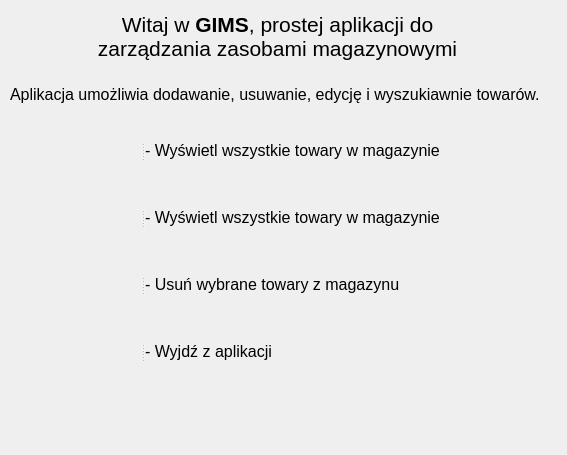
<?xml version="1.0" encoding="UTF-8"?>
<ui version="4.0">
 <class>About</class>
 <widget class="QWidget" name="About">
  <property name="geometry">
   <rect>
    <x>0</x>
    <y>0</y>
    <width>567</width>
    <height>455</height>
   </rect>
  </property>
  <property name="windowTitle">
   <string>Form</string>
  </property>
  <property name="styleSheet">
   <string notr="true"/>
  </property>
  <widget class="QWidget" name="layoutWidget">
   <property name="geometry">
    <rect>
     <x>10</x>
     <y>10</y>
     <width>535</width>
     <height>111</height>
    </rect>
   </property>
   <layout class="QVBoxLayout" name="verticalLayout">
    <item>
     <widget class="QLabel" name="welcome">
      <property name="text">
       <string>&lt;html&gt;&lt;head/&gt;&lt;body&gt;&lt;p align=&quot;center&quot;&gt;&lt;span style=&quot; font-size:16pt;&quot;&gt;Witaj w &lt;/span&gt;&lt;span style=&quot; font-size:16pt; font-weight:600;&quot;&gt;GIMS&lt;/span&gt;&lt;span style=&quot; font-size:16pt;&quot;&gt;, prostej aplikacji do&lt;br/&gt;zarządzania zasobami magazynowymi&lt;/span&gt;&lt;/p&gt;&lt;/body&gt;&lt;/html&gt;</string>
      </property>
     </widget>
    </item>
    <item>
     <widget class="QLabel" name="labelBasicInfo">
      <property name="text">
       <string>&lt;html&gt;&lt;head/&gt;&lt;body&gt;&lt;p align=&quot;justify&quot;&gt;&lt;span style=&quot; font-size:12pt;&quot;&gt;Aplikacja umożliwia dodawanie, usuwanie, edycję i  wyszukiawnie towarów.&lt;/span&gt;&lt;/p&gt;&lt;/body&gt;&lt;/html&gt;</string>
      </property>
     </widget>
    </item>
   </layout>
  </widget>
  <widget class="QWidget" name="layoutWidget">
   <property name="geometry">
    <rect>
     <x>110</x>
     <y>120</y>
     <width>332</width>
     <height>264</height>
    </rect>
   </property>
   <layout class="QVBoxLayout" name="verticalLayout_2">
    <item>
     <widget class="QSplitter" name="splitter">
      <property name="orientation">
       <enum>Qt::Horizontal</enum>
      </property>
      <widget class="QLabel" name="labelHomePic">
       <property name="minimumSize">
        <size>
         <width>31</width>
         <height>61</height>
        </size>
       </property>
       <property name="maximumSize">
        <size>
         <width>31</width>
         <height>61</height>
        </size>
       </property>
       <property name="styleSheet">
        <string notr="true">image: url(:/images/home.png) ;
</string>
       </property>
       <property name="text">
        <string>&lt;html&gt;&lt;head/&gt;&lt;body&gt;&lt;p&gt;&lt;br/&gt;&lt;/p&gt;&lt;/body&gt;&lt;/html&gt;</string>
       </property>
      </widget>
      <widget class="QLabel" name="labelHomeInfo">
       <property name="text">
        <string>&lt;html&gt;&lt;head/&gt;&lt;body&gt;&lt;p&gt;&lt;span style=&quot; font-size:12pt;&quot;&gt; - Wyświetl wszystkie towary w magazynie&lt;/span&gt;&lt;/p&gt;&lt;/body&gt;&lt;/html&gt;</string>
       </property>
      </widget>
     </widget>
    </item>
    <item>
     <widget class="QSplitter" name="splitter_2">
      <property name="orientation">
       <enum>Qt::Horizontal</enum>
      </property>
      <widget class="QLabel" name="labelAddPic">
       <property name="minimumSize">
        <size>
         <width>31</width>
         <height>61</height>
        </size>
       </property>
       <property name="maximumSize">
        <size>
         <width>31</width>
         <height>61</height>
        </size>
       </property>
       <property name="styleSheet">
        <string notr="true">image: url(:/images/add.png)</string>
       </property>
       <property name="text">
        <string/>
       </property>
      </widget>
      <widget class="QLabel" name="labelAddInfo">
       <property name="text">
        <string>&lt;html&gt;&lt;head/&gt;&lt;body&gt;&lt;p&gt;&lt;span style=&quot; font-size:12pt;&quot;&gt; - Wyświetl wszystkie towary w magazynie&lt;/span&gt;&lt;/p&gt;&lt;/body&gt;&lt;/html&gt;</string>
       </property>
      </widget>
     </widget>
    </item>
    <item>
     <widget class="QSplitter" name="splitter_3">
      <property name="orientation">
       <enum>Qt::Horizontal</enum>
      </property>
      <widget class="QLabel" name="labelDelPic">
       <property name="minimumSize">
        <size>
         <width>31</width>
         <height>61</height>
        </size>
       </property>
       <property name="maximumSize">
        <size>
         <width>31</width>
         <height>61</height>
        </size>
       </property>
       <property name="styleSheet">
        <string notr="true">image: url(:/images/delete.png);</string>
       </property>
       <property name="text">
        <string/>
       </property>
      </widget>
      <widget class="QLabel" name="labelDelInfo">
       <property name="text">
        <string>&lt;html&gt;&lt;head/&gt;&lt;body&gt;&lt;p&gt;&lt;span style=&quot; font-size:12pt;&quot;&gt; - Usuń wybrane towary z magazynu&lt;/span&gt;&lt;/p&gt;&lt;/body&gt;&lt;/html&gt;</string>
       </property>
      </widget>
     </widget>
    </item>
    <item>
     <widget class="QSplitter" name="splitter_4">
      <property name="orientation">
       <enum>Qt::Horizontal</enum>
      </property>
      <widget class="QLabel" name="labelExitPic">
       <property name="minimumSize">
        <size>
         <width>31</width>
         <height>61</height>
        </size>
       </property>
       <property name="maximumSize">
        <size>
         <width>31</width>
         <height>61</height>
        </size>
       </property>
       <property name="styleSheet">
        <string notr="true">image: url(:/images/exit.png);
</string>
       </property>
       <property name="text">
        <string/>
       </property>
      </widget>
      <widget class="QLabel" name="labelExitInfo">
       <property name="text">
        <string>&lt;html&gt;&lt;head/&gt;&lt;body&gt;&lt;p&gt;&lt;span style=&quot; font-size:12pt;&quot;&gt;- Wyjdź z aplikacji&lt;/span&gt;&lt;/p&gt;&lt;/body&gt;&lt;/html&gt;</string>
       </property>
      </widget>
     </widget>
    </item>
   </layout>
  </widget>
 </widget>
 <resources/>
 <connections/>
</ui>
